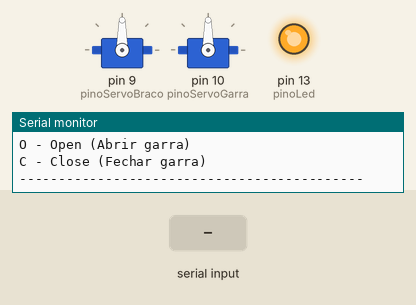
Simulated run of this sketch. Board: Arduino Uno, built with avr-gcc and run on an emulated ATmega328P. Shown: 2 × servo, output pins drawn as LEDs (lit = HIGH), the last lines printed to the serial monitor. The test bench sets the inputs (shaded band).

Above: at 1.4 s.
1.5 s: "U" received over Serial
At 2.1 s:
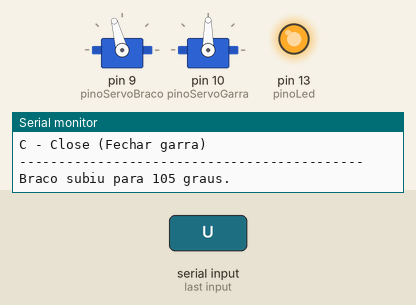
3.1 s: "D" received over Serial
At 3.17 s:
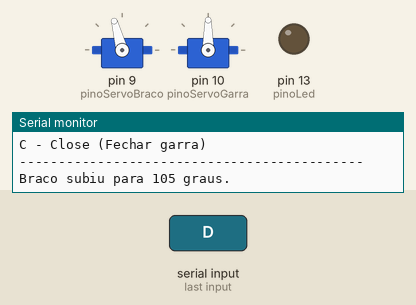
4.7 s: "O" received over Serial
At 5.7 s:
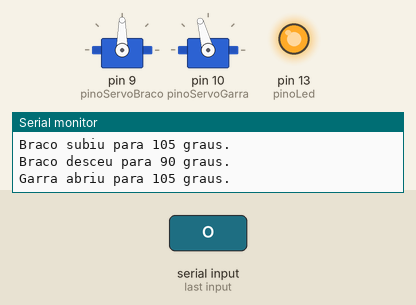
6.3 s: "C" received over Serial
At 6.37 s:
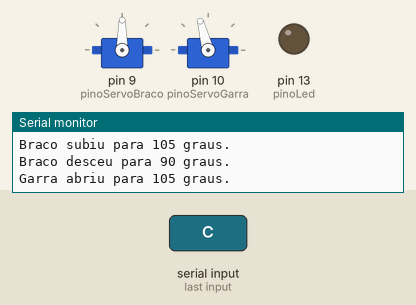
7.9 s: "D" received over Serial
At 9.2 s:
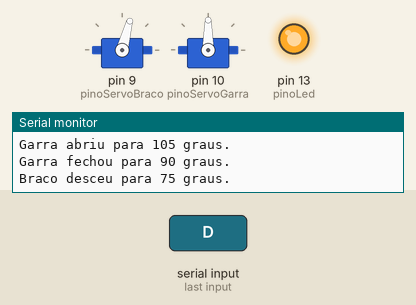
9.5 s: "1" received over Serial
At 9.57 s:
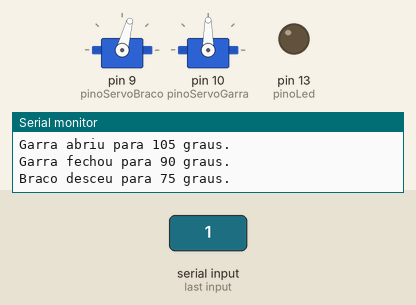
Timing chart, 0 to 12.1 s (numbered marks = the images above; inputs shaded):
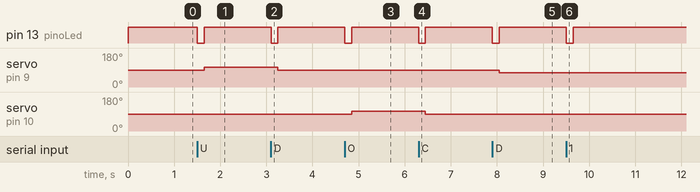

The sketch:

font_code.ino
```cpp
#include <Servo.h>

// Objetos dos servomotores
Servo servoBraco;
Servo servoGarra;

// Pinos utilizados
const int pinoServoBraco = 9;
const int pinoServoGarra = 10;
const int pinoLed = 13;

// Limites seguros de operação
const int LIMITE_MIN_BRACO = 30;
const int LIMITE_MAX_BRACO = 150;

const int LIMITE_MIN_GARRA = 45;
const int LIMITE_MAX_GARRA = 135;

// Incremento de movimentação
const int PASSO = 15;

// Tempo mínimo entre comandos (ms)
const int TEMPO_ESPERA = 500;

// Posições iniciais
int anguloBraco = 90;
int anguloGarra = 90;

void setup() {

  Serial.begin(9600);

  servoBraco.attach(pinoServoBraco);
  servoGarra.attach(pinoServoGarra);

  pinMode(pinoLed, OUTPUT);

  // Posiciona os servos em posição neutra
  servoBraco.write(anguloBraco);
  servoGarra.write(anguloGarra);

  // LED indica sistema pronto
  digitalWrite(pinoLed, HIGH);

  Serial.println("=== BRACO ROBOTICO DE COLETA DE AMOSTRAS ===");
  Serial.println("Sistema iniciado com limites de seguranca.");
  Serial.println("--------------------------------------------");
  Serial.println("Comandos disponiveis:");
  Serial.println("U - Up (Subir braco)");
  Serial.println("D - Down (Descer braco)");
  Serial.println("O - Open (Abrir garra)");
  Serial.println("C - Close (Fechar garra)");
  Serial.println("--------------------------------------------");
}

void loop() {

  if (Serial.available() > 0) {

    char comando = toupper(Serial.read());

    // Pisca LED para indicar recebimento do comando
    piscarLedStatus();

    switch (comando) {

      case 'U':

        if (anguloBraco + PASSO <= LIMITE_MAX_BRACO) {

          anguloBraco += PASSO;
          servoBraco.write(anguloBraco);

          Serial.print("Braco subiu para ");
          Serial.print(anguloBraco);
          Serial.println(" graus.");

        } else {

          Serial.println("Limite seguro atingido: o braco nao pode subir mais.");

        }

        break;

      case 'D':

        if (anguloBraco - PASSO >= LIMITE_MIN_BRACO) {

          anguloBraco -= PASSO;
          servoBraco.write(anguloBraco);

          Serial.print("Braco desceu para ");
          Serial.print(anguloBraco);
          Serial.println(" graus.");

        } else {

          Serial.println("Limite seguro atingido: o braco nao pode descer mais.");

        }

        break;

      case 'O':

        if (anguloGarra + PASSO <= LIMITE_MAX_GARRA) {

          anguloGarra += PASSO;
          servoGarra.write(anguloGarra);

          Serial.print("Garra abriu para ");
          Serial.print(anguloGarra);
          Serial.println(" graus.");

        } else {

          Serial.println("Limite seguro atingido: a garra nao pode abrir mais.");

        }

        break;

      case 'C':

        if (anguloGarra - PASSO >= LIMITE_MIN_GARRA) {

          anguloGarra -= PASSO;
          servoGarra.write(anguloGarra);

          Serial.print("Garra fechou para ");
          Serial.print(anguloGarra);
          Serial.println(" graus.");

        } else {

          Serial.println("Limite seguro atingido: a garra nao pode fechar mais.");

        }

        break;

      default:

        Serial.println("Comando invalido. Utilize apenas U, D, O ou C.");

        break;
    }

    // Pequena pausa para evitar comandos excessivamente rápidos
    delay(TEMPO_ESPERA);
  }
}

// Função para indicar atividade do sistema
void piscarLedStatus() {

  digitalWrite(pinoLed, LOW);
  delay(150);

  digitalWrite(pinoLed, HIGH);
}
```

Measured:
- after the input at 1.5 s, pin 13 (pinoLed): HIGH → LOW at once, → HIGH 0.15 s later; servo on pin 9 (pinoServoBraco): 90° → 105° after 0.15 s
- after the input at 3.1 s, pin 13 (pinoLed): HIGH → LOW at once, → HIGH 0.15 s later; servo on pin 9 (pinoServoBraco): 105° → 90° after 0.15 s
- after the input at 4.7 s, pin 13 (pinoLed): HIGH → LOW at once, → HIGH 0.15 s later; servo on pin 10 (pinoServoGarra): 90° → 105° after 0.15 s
- after the input at 6.3 s, pin 13 (pinoLed): HIGH → LOW at once, → HIGH 0.15 s later; servo on pin 10 (pinoServoGarra): 105° → 90° after 0.15 s
- after the input at 7.9 s, pin 13 (pinoLed): HIGH → LOW at once, → HIGH 0.15 s later; servo on pin 9 (pinoServoBraco): 90° → 75° after 0.15 s
- after the input at 9.5 s, pin 13 (pinoLed): HIGH → LOW at once, → HIGH 0.15 s later
